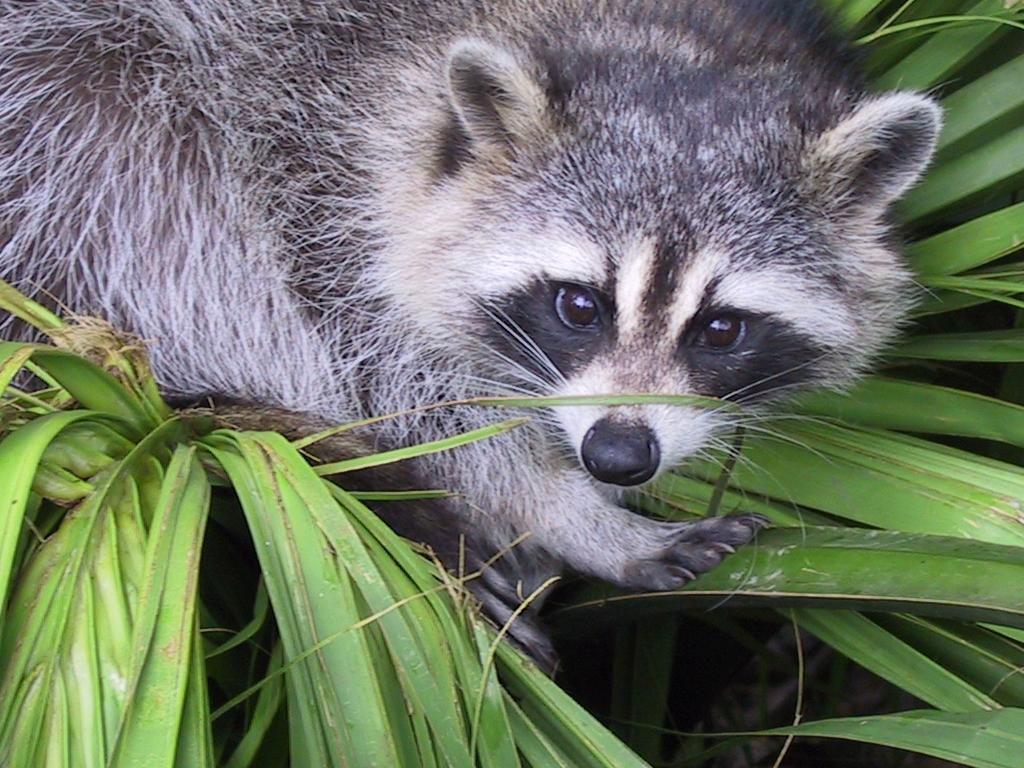
#> input picture 01/ex03/animal.jpeg, 1024 x 768 px
$ python zoom.py
#> lines starting #> are read from the running program, lines starting #| are printed output that depends on the picture
### 01/ex03/load_image.py
import numpy as np
from PIL import Image


def ft_load(path: str) -> np.ndarray | None:
    """Function that loads an image with path, prints its format,
    and its pixels content in RGB format. The function works with
    JPG and JPEG format."""
#> called with path = 'animal.jpeg'

    try:
        img = Image.open(path)
#> img is the input picture: PIL image 1024x768 RGB; mean R, G, B 110.7, 117.7, 102.1
        arr = np.array(img)
        print("The shape of image is:", arr.shape)
#| The shape of image is: (768, 1024, 3)
#> (printed output is left out)
        return arr

    except Exception as e:
        print("Error:", e)
        return None

### 01/ex03/zoom.py
#!/usr/bin/python3

from PIL import Image
from load_image import ft_load


def ft_crop(imgArr, startX, startY, sizeX, sizeY):
	"""Function to crop a image array, return a new array"""
#> called with startX = 350, startY = 160, sizeX = 400, sizeY = 400

	return imgArr[startY:startY + sizeY, startX:startX + sizeX, 0]
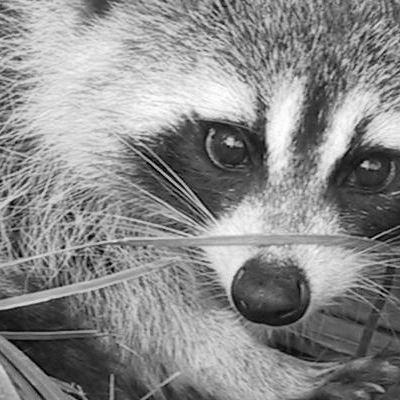
#> returned value: shape (400, 400); min 0, max 255, mean 138.1


def main():  #create function
	"""Program to test ft_crop function."""

	try:
		imgArr = ft_load("animal.jpeg")
		print(imgArr)
		newImgArr = ft_crop(imgArr, 350, 160, 400, 400)
		print("New shape after slicing:", newImgArr.shape)
#| New shape after slicing: (400, 400)
		print(newImgArr)
#> (printed output is left out)

		newImg = Image.fromarray(newImgArr)
		newImg.show()

	except Exception as e:
		print("Error:", e)


if __name__ == "__main__":
	main()
